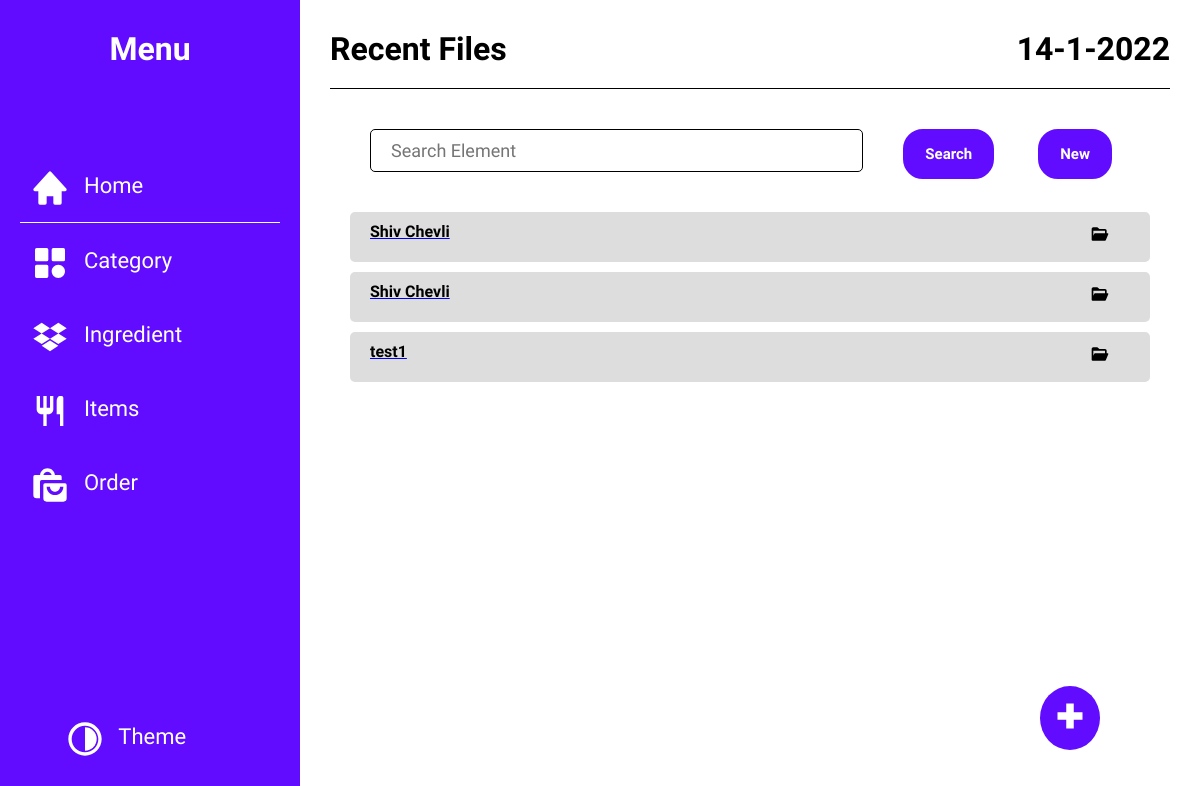
The page /orderInventory/ on the database its author committed.
### orderInventory/models.py (models this page shows)
class OrderIndividual(models.Model):
    name = models.CharField(max_length=64,
                            null=True, blank=True,
                            verbose_name="Name of Function For Which this order is Placed")
    mobileNumber = models.CharField(max_length=15,validators=[checkMobileNumber])
    address = models.CharField(max_length=256,blank=True,null=True)
    numberOfPerson = models.IntegerField(blank=True,null=True)
    email = models.EmailField(blank=True,null=True)
    deliveryDate = models.DateTimeField(blank=True, null=True)
    createdAt = models.DateTimeField(default=datetime.now)
    modifyAt = models.DateTimeField(default=None, blank=True, null=True)
    deletedAt = models.DateTimeField(default=None, blank=True, null=True)
    def __str__(self):
        return f"{self.id} : {self.name}"

### orderInventory/views.py (the view)
# urls.py: path('', views.index,name="home"),
@cache_control(max_age=3600)
def index(request):
    order = models.OrderIndividual.objects.all()
    print(order)
    return render(request, 'index.html', {
        "toolbar": True,
        "putPlus": True,
        "active": "home",
        "data": order,
        "heading": "Recent Files",
    })

### orderInventory/templates/index.html (shortened to what this page needs)
{% extends 'template.html' %}
{% load static %}
{% block heading %}
    Recent Files
{% endblock %}
{% block Main %}
    <section class="single-container">
            {% for i in data %}
                    <a href="{% url 'inventory:orderDetail' i.id %}">
                        <div class="suggetion-list-item">
                        <p class="text" data-itemid="{{ i.id }}" data-queryItem="{{ queryItem }}"  >{{ i.name }} </p>
                        <button class="add button-remove" >
                        </button>
                    </div>
                    </a>
                {% endfor %}
        </section>
{% endblock %}

### orderInventory/static/css/style.css (style rules this page uses)
* { margin: 0; padding: 0; box-sizing: border-box; font-family: 'Readex Pro', sans-serif; }
:root { --text-color : #fff; --bg-color-main : #610CFF; --item : #dddddd; --text-alter : #000; --bg-color-alter : #fff; --danger_color : #aa0a0a; }
svg { padding: 0; width: 40px; height: 40px; fill: var(--text-color); }
.button-remove { border: none; outline: none; color: var(--text-color); background: transparent; cursor: pointer; padding: 15px; }
main section { vertical-align: top; padding: 0 30px; display: inline-block; overflow-y: auto; border-right: 1px solid var(--text-alter); width: 45%; max-width: 45vw; min-height: 550px; max-height: 620px; }
.single-container { border: none; width: 100%; padding: 0 50px; max-width: 100%; max-height: 620px; }
.suggetion-list-item { display: grid; grid-template-columns: repeat(12,1fr); background: var(--item); margin: 10px 0; padding: 10px 20px 15px; border-radius: 5px; }
.suggetion-list-item .text { grid-column: 1 / 12; display: inline-block; font-weight: 600; cursor: pointer; color: var(--text-alter); }
.suggetion-list-item .add { grid-column: 12 / 12; margin: 0 20px; text-align: right; padding: 0 !important; padding-top: 2px !important ; }
.suggetion-list-item .add svg { width: 20px; height: 20px; fill: var(--text-alter); }

### rows shown on the page
OrderIndividual: name "Shiv Chevli"
OrderIndividual: name "Shiv Chevli"
OrderIndividual: name "test1"
